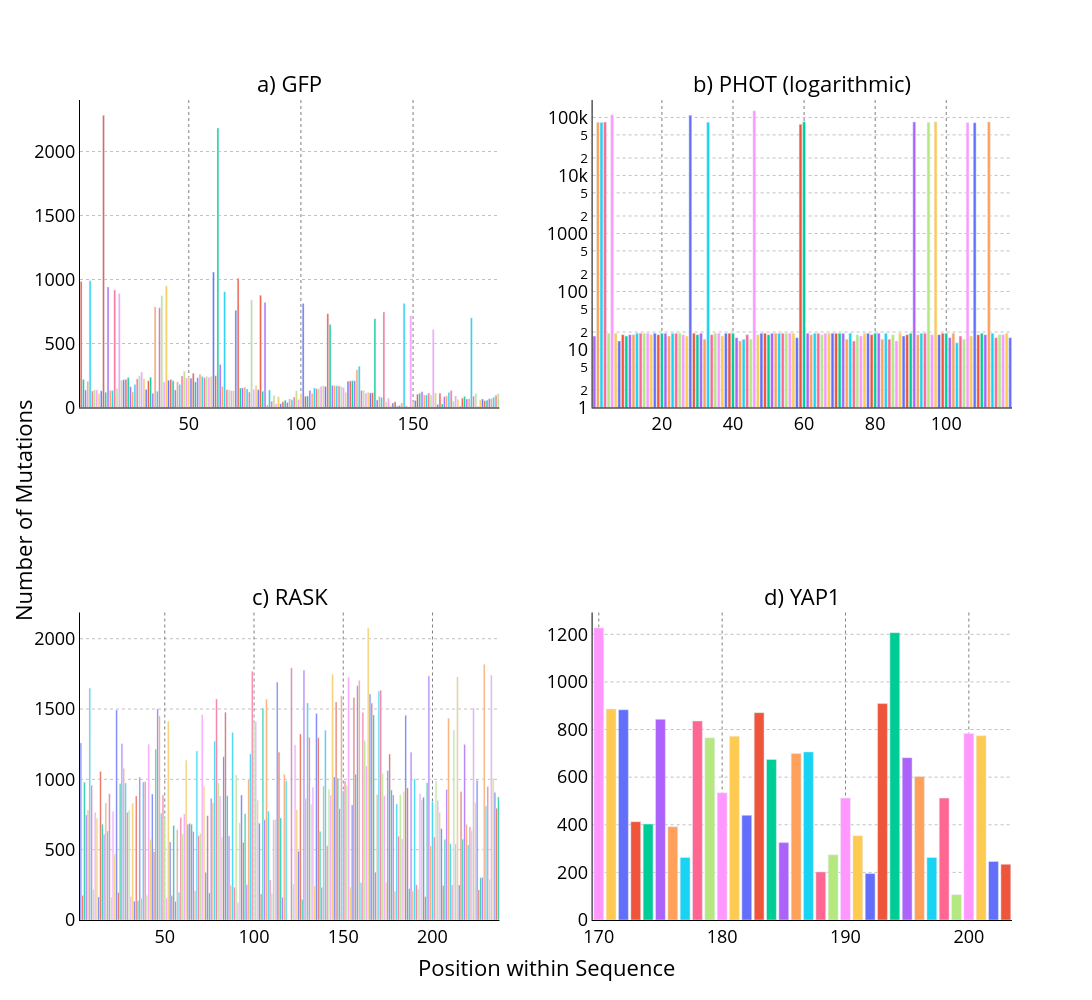

Notebook code for this chart:
### Code cell
positions_count_plt = make_subplots(
    rows=2, cols=2, 
    subplot_titles=(f'a) {datasets[0]}', f'b) {datasets[1]} (logarithmic)', f'c) {datasets[2]}', f'd) {datasets[3]}'),
    x_title="Position within Sequence",
    y_title="Number of Mutations"
)

for i, positions_count in enumerate(all_position_counts):
    for key in positions_count.keys():
        positions_count_plt.append_trace(
            go.Bar(
                x=[key], 
                y=[positions_count[key]]),
             row=1 if i in [1,2] else 2,
             col=1 if i in [0,2] else 2
             )

positions_count_plt.update_layout(
    showlegend=False,
    paper_bgcolor='white',
    plot_bgcolor='white',
    width=2000,
    height=1000,
    font=dict(color="black", size=22)
)

# Update subplot title font size
positions_count_plt.update_annotations(font=dict(color="black", size=22))

# Explicitly update the x_title and y_title annotations which might be overridden
for annotation in positions_count_plt['layout']['annotations']:
    if annotation['text'] in ["Position within Sequence", "Number of Mutations"]:
        annotation['font']['size'] = 22

# Set logarithmic scale for PHOT plot (row=1, col=2)
positions_count_plt.update_yaxes(
    type='log',
    range=[0,5.3],
    row=1, col=2
)

positions_count_plt.update_yaxes(dict(
    color='black',
    title_font=dict(color="black", size=22),
    tickfont=dict(color="black", size=18),
    showgrid=True,
    gridcolor='grey',
    griddash="dot",
    linecolor='black',
    gridwidth=0.5,
))

positions_count_plt.update_xaxes(dict(
    color='black',
    title_font=dict(color="black", size=22),
    tickfont=dict(color="black", size=18),
    showgrid=True,
    gridcolor='grey',
    griddash="dot",
    showline=True,
    zerolinecolor='black',
    linewidth=1,
    linecolor='black',
))
